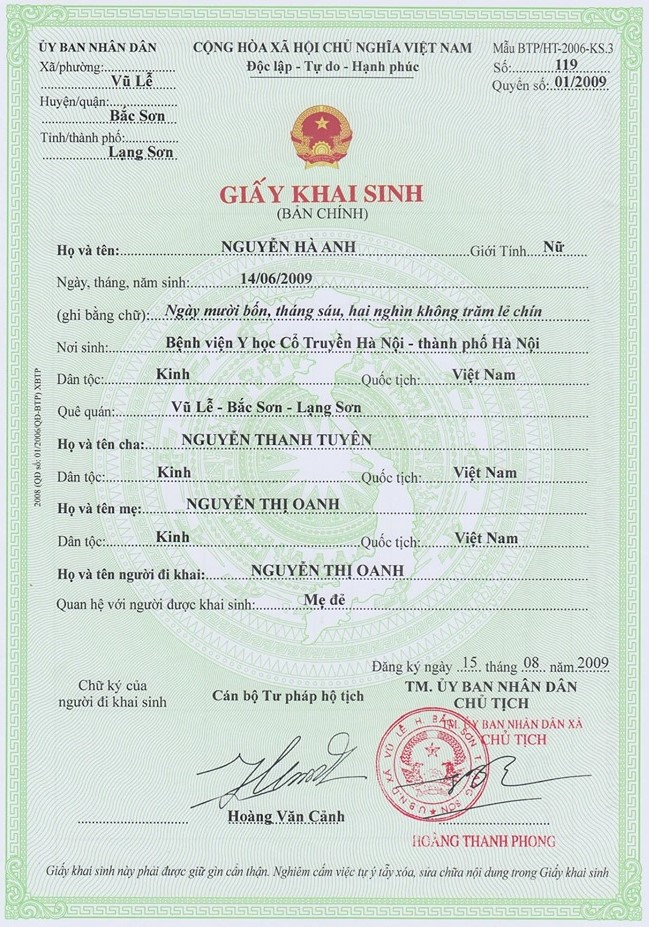
#> input picture photos/sample1.jpg, 649 x 927 px, found by its file name
$ python test.py
#> lines starting #> are read from the running program, lines starting #| are printed output that depends on the picture; after the words box and inside, x2 and y2 are one past the last pixel; in counts of white or black regions, pixels touching at a corner belong together
import cv2
import pytesseract
import pandas as pd

# Thiết lập đường dẫn Tesseract
pytesseract.pytesseract.tesseract_cmd = r'C:\Program Files\Tesseract-OCR\tesseract.exe'

# Đọc ảnh
image_path = r'D:\Test_Lab\Open_cv\photos\sample1.jpg'
image = cv2.imread(image_path)
#> image is the input picture: shape (927, 649, 3); mean B, G, R 213.3, 220.1, 208.9
if image is None:
    print("Error: Không thể đọc hình ảnh.")
    exit()

# Chuyển đổi sang ảnh xám và cải thiện chất lượng
gray = cv2.cvtColor(image, cv2.COLOR_BGR2GRAY)
blurred = cv2.GaussianBlur(gray, (5, 5), 0)
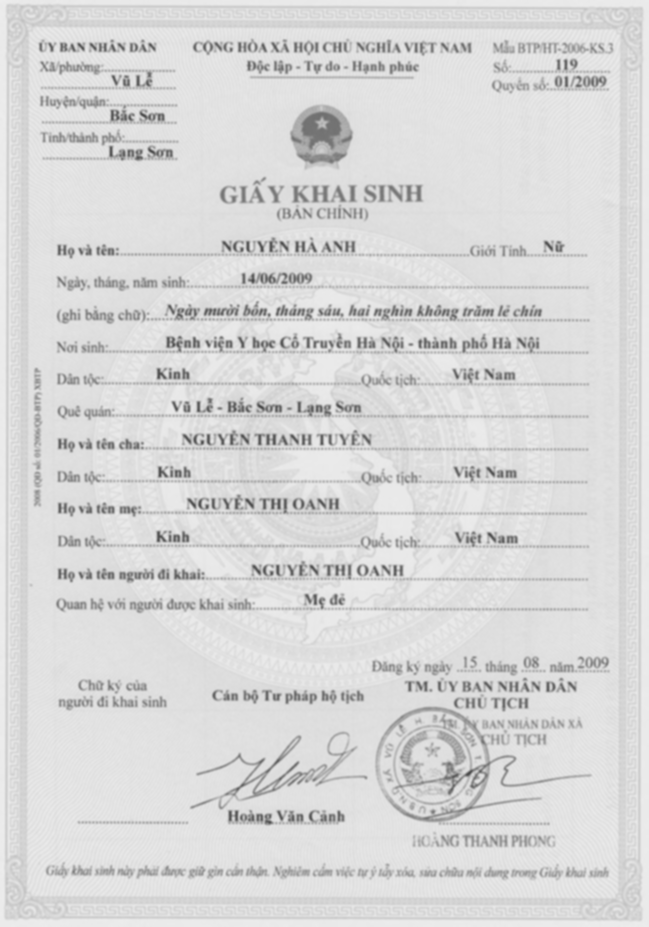
#> blurred: shape (927, 649); min 76, max 237, mean 215.9
thresh = cv2.adaptiveThreshold(blurred, 255, cv2.ADAPTIVE_THRESH_GAUSSIAN_C, cv2.THRESH_BINARY, 11, 2)
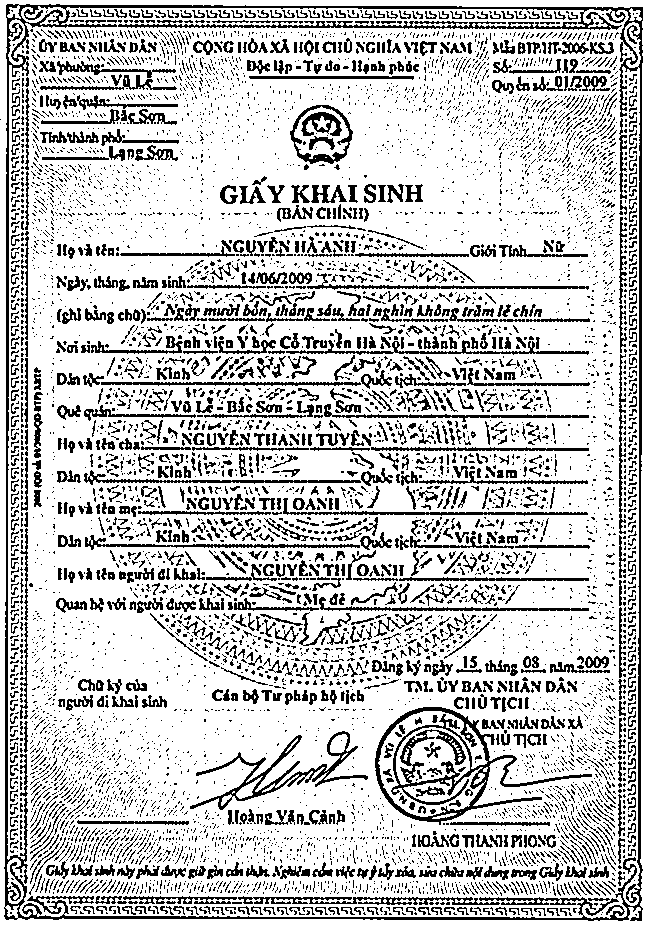
#> thresh: shape (927, 649); 77.6% white; black in thin lines or dots

# Tìm các vùng văn bản bằng contour detection
contours, _ = cv2.findContours(thresh, cv2.RETR_EXTERNAL, cv2.CHAIN_APPROX_SIMPLE)
#> contours = 1 item
data = []

# Hàm vẽ hình chữ nhật quanh vùng chữ
def draw_rectangle(image, x1, y1, x2, y2):
    cv2.rectangle(image, (x1, y1), (x2, y2), (0, 255, 0), 2)

# Xử lý từng vùng chữ tìm thấy
for i, cnt in enumerate(contours):
    x, y, w, h = cv2.boundingRect(cnt)
    if w > 30 and h > 10:  # Loại bỏ vùng quá nhỏ
        roi = gray[y:y+h, x:x+w]
#> (the run stopped early here; a loop or call above may not have finished)
